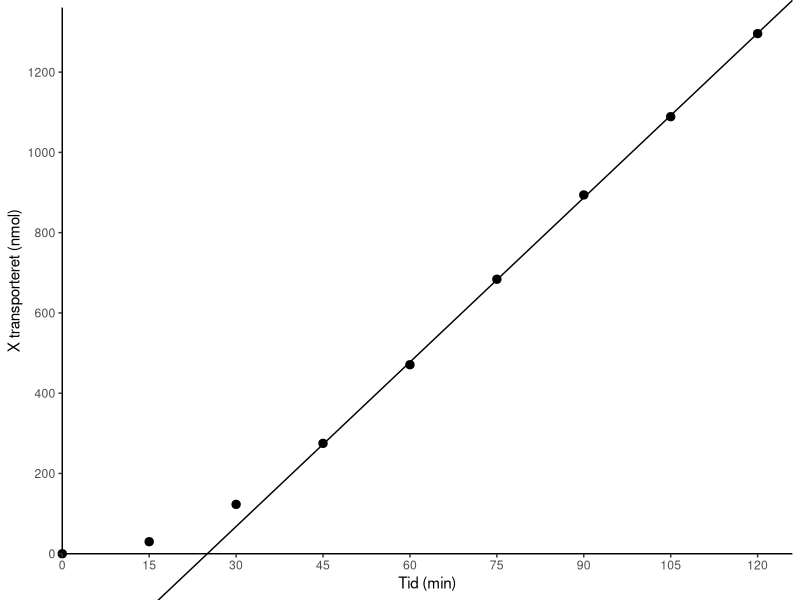

This chart was generated by the following R code:
## ---- chunk 1
#| label: setup

# SETUP: Denne kodeblok kan evt. bruges til at loade relevante pakker (tidyverse, knitr, etc) eller globale indstillinger.library(tidyverse)
library(tidyverse)
library(readxl)
library(knitr)
options(OutDec = ",") # Sætter komma som decimalseparator for kodeoutput (tabeller, plots, etc.). 
## ---- chunk 2
# DATABEHANDLING: sker i baggrunden og vises ikke i rapporten

# Eksperimentelle parametre
V_d   <- 0.5    # Donor (apikal) volumen, mL
V_r   <- 1.0    # Receiver (basolateral) volumen, mL
V_s   <- 0.1    # Prøvevolumen udtaget fra receiver, mL
C_0   <- 50     # Initial donorkoncentration, mM
areal <- 1.12   # Overfladeareal, cm²

# Indlæs data
data <- read_excel("caco2_data.xlsx")

# Mængde X i hver receiver-prøve (nmol)
data <- data %>%
  mutate(n_sample_nmol = C_mM * V_s * 1000)

# Kumulativ transporteret mængde (nmol)
data <- data %>%
  mutate(n_total_nmol = C_mM * V_r * 1000 + cumsum(lag(n_sample_nmol, default = 0)))

# Filtrer steady-state-data og fit lineær model
ss_data <- data %>% filter(tid_min > 30)   # ___ juster grænse efter eget plot
fit <- lm(n_total_nmol ~ tid_min, data = ss_data)
skæring  <- coef(fit)[[1]]
hældning <- coef(fit)[[2]]
R2 <- summary(fit)$r.squared

# Resultater
pct_transporteret <- last(data$n_total_nmol) * 100 / (C_0 * V_d * 1000)
J_ss  <- hældning / areal          # nmol/(cm²·min)
t_lag <- -skæring / hældning       # min
Papp  <- (J_ss / 60) / (C_0 * 1000) # cm/s
## ---- chunk 3
#| label: fig-transport
#| fig-cap: "Kumulativ transporteret mængde af **X** over et Caco-2-cellemonolag som funktion af tid med tilpasset regressionslinje for steady-state-området. 50 mM **X** blev påsat donorsiden, hvorefter prøver fra receiversiden blev udtaget hver 15. minut over 120 minutter. Forsøget blev kørt ved 37 °C og en rotation på 220 rpm. Regressionslinjen har forskriften y = 13,66x - 341,7 og R^2^ = 0,9999. Værdierne repræsenterer enkeltbestemmelser (N = 1) i en enkelt cellepassage (n = 1)."

ggplot(data, aes(x = tid_min, y = n_total_nmol)) +
  geom_point(size = 2.5) +
  geom_abline(intercept = skæring, slope = hældning) +
  labs(x = "Tid (min)", y = "X transporteret (nmol)") +
  scale_x_continuous(breaks = seq(0, 125, 15),expand = expansion(mult = c(0, 0.05))) +
  scale_y_continuous(breaks = seq(0, 1500, 200), expand = expansion(mult = c(0, 0.05))) +
  coord_cartesian(clip = "off") +
  theme_classic()
## ---- chunk 4
#| label: tbl-resultater
#| tbl-cap: "Lag-tid, steady state flux, og P~app~ for lægemiddelstofkandidaten **X** over et Caco-2-cellemonolag."

resultat_tabel <- tibble(
  lag_tid = signif(t_lag, 3),
  flux = signif(J_ss, 3),
  P_app = signif(Papp*10^6, 3)
  )

kable(resultat_tabel, col.names = c("Lag-tid [min]", "Flux [nmol/(cm^2^·min)]", "P~app~ ⋅ 10^-6^ [cm/s]"))
## ---- chunk 5
#| label: tbl-data
#| tbl-cap: "Rådata og behandlede data for transportforsøget."

kable(data, col.names = c("Tid [min]", "[X]~receiver~ [mM]", "n~prøve~ [nmol]", "n~total~ [nmol]"))
